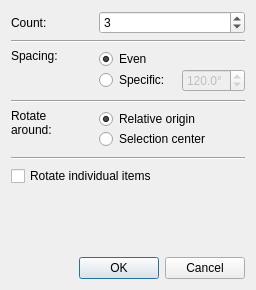
<?xml version="1.0" encoding="UTF-8"?>
<ui version="4.0">
 <class>CircularPatternDialog</class>
 <widget class="QDialog" name="CircularPatternDialog">
  <property name="geometry">
   <rect>
    <x>0</x>
    <y>0</y>
    <width>256</width>
    <height>290</height>
   </rect>
  </property>
  <property name="windowTitle">
   <string>Circular pattern</string>
  </property>
  <layout class="QVBoxLayout" name="verticalLayout_3">
   <property name="spacing">
    <number>6</number>
   </property>
   <item>
    <layout class="QGridLayout" name="gridLayout">
     <property name="horizontalSpacing">
      <number>12</number>
     </property>
     <property name="verticalSpacing">
      <number>6</number>
     </property>
     <item row="0" column="1">
      <widget class="QSpinBox" name="copies">
       <property name="sizePolicy">
        <sizepolicy hsizetype="Expanding" vsizetype="Fixed">
         <horstretch>0</horstretch>
         <verstretch>0</verstretch>
        </sizepolicy>
       </property>
       <property name="toolTip">
        <string>Count includes the original</string>
       </property>
       <property name="minimum">
        <number>2</number>
       </property>
       <property name="maximum">
        <number>36</number>
       </property>
       <property name="value">
        <number>3</number>
       </property>
      </widget>
     </item>
     <item row="0" column="0">
      <widget class="QLabel" name="label_2">
       <property name="text">
        <string>Count:</string>
       </property>
       <property name="margin">
        <number>2</number>
       </property>
      </widget>
     </item>
     <item row="2" column="0">
      <widget class="QLabel" name="label_3">
       <property name="text">
        <string>Spacing:</string>
       </property>
       <property name="alignment">
        <set>Qt::AlignLeading|Qt::AlignLeft|Qt::AlignTop</set>
       </property>
       <property name="margin">
        <number>2</number>
       </property>
      </widget>
     </item>
     <item row="4" column="0">
      <widget class="QLabel" name="label">
       <property name="text">
        <string>Rotate around:</string>
       </property>
       <property name="alignment">
        <set>Qt::AlignLeading|Qt::AlignLeft|Qt::AlignTop</set>
       </property>
       <property name="wordWrap">
        <bool>true</bool>
       </property>
       <property name="margin">
        <number>2</number>
       </property>
      </widget>
     </item>
     <item row="2" column="1">
      <widget class="QWidget" name="widget_5" native="true">
       <layout class="QGridLayout" name="gridLayout_2">
        <property name="leftMargin">
         <number>0</number>
        </property>
        <property name="topMargin">
         <number>0</number>
        </property>
        <property name="rightMargin">
         <number>0</number>
        </property>
        <property name="bottomMargin">
         <number>2</number>
        </property>
        <property name="horizontalSpacing">
         <number>12</number>
        </property>
        <property name="verticalSpacing">
         <number>0</number>
        </property>
        <item row="2" column="1">
         <widget class="QDoubleSpinBox" name="spacing">
          <property name="enabled">
           <bool>false</bool>
          </property>
          <property name="sizePolicy">
           <sizepolicy hsizetype="Expanding" vsizetype="Fixed">
            <horstretch>0</horstretch>
            <verstretch>0</verstretch>
           </sizepolicy>
          </property>
          <property name="toolTip">
           <string>Positive is clockwise</string>
          </property>
          <property name="suffix">
           <string>°</string>
          </property>
          <property name="decimals">
           <number>1</number>
          </property>
          <property name="minimum">
           <double>-360.000000000000000</double>
          </property>
          <property name="maximum">
           <double>360.000000000000000</double>
          </property>
          <property name="singleStep">
           <double>10.000000000000000</double>
          </property>
          <property name="stepType">
           <enum>QAbstractSpinBox::DefaultStepType</enum>
          </property>
          <property name="value">
           <double>120.000000000000000</double>
          </property>
         </widget>
        </item>
        <item row="0" column="0">
         <widget class="QRadioButton" name="spacingEven">
          <property name="toolTip">
           <string>Divide the circle evenly</string>
          </property>
          <property name="text">
           <string>Even</string>
          </property>
          <property name="checked">
           <bool>true</bool>
          </property>
         </widget>
        </item>
        <item row="2" column="0">
         <widget class="QRadioButton" name="spacingSpecific">
          <property name="text">
           <string>Specific:</string>
          </property>
         </widget>
        </item>
       </layout>
      </widget>
     </item>
     <item row="1" column="0" colspan="2">
      <widget class="Line" name="line">
       <property name="orientation">
        <enum>Qt::Horizontal</enum>
       </property>
      </widget>
     </item>
     <item row="4" column="1">
      <widget class="QWidget" name="widget" native="true">
       <layout class="QVBoxLayout" name="verticalLayout">
        <property name="spacing">
         <number>0</number>
        </property>
        <property name="leftMargin">
         <number>0</number>
        </property>
        <property name="topMargin">
         <number>0</number>
        </property>
        <property name="rightMargin">
         <number>0</number>
        </property>
        <property name="bottomMargin">
         <number>2</number>
        </property>
        <item>
         <widget class="QRadioButton" name="aroundOrigin">
          <property name="text">
           <string>Relative origin</string>
          </property>
          <property name="checked">
           <bool>true</bool>
          </property>
         </widget>
        </item>
        <item>
         <widget class="QRadioButton" name="aroundCenter">
          <property name="text">
           <string>Selection center</string>
          </property>
         </widget>
        </item>
       </layout>
      </widget>
     </item>
     <item row="3" column="0" colspan="2">
      <widget class="Line" name="line_3">
       <property name="orientation">
        <enum>Qt::Horizontal</enum>
       </property>
      </widget>
     </item>
    </layout>
   </item>
   <item>
    <widget class="Line" name="line_2">
     <property name="orientation">
      <enum>Qt::Horizontal</enum>
     </property>
    </widget>
   </item>
   <item>
    <widget class="QCheckBox" name="individual">
     <property name="text">
      <string>Rotate individual items</string>
     </property>
    </widget>
   </item>
   <item>
    <spacer name="verticalSpacer">
     <property name="orientation">
      <enum>Qt::Vertical</enum>
     </property>
     <property name="sizeHint" stdset="0">
      <size>
       <width>20</width>
       <height>40</height>
      </size>
     </property>
    </spacer>
   </item>
   <item>
    <widget class="QDialogButtonBox" name="buttonBox">
     <property name="orientation">
      <enum>Qt::Horizontal</enum>
     </property>
     <property name="standardButtons">
      <set>QDialogButtonBox::Cancel|QDialogButtonBox::Ok</set>
     </property>
    </widget>
   </item>
  </layout>
 </widget>
 <resources/>
 <connections>
  <connection>
   <sender>buttonBox</sender>
   <signal>accepted()</signal>
   <receiver>CircularPatternDialog</receiver>
   <slot>accept()</slot>
   <hints>
    <hint type="sourcelabel">
     <x>227</x>
     <y>241</y>
    </hint>
    <hint type="destinationlabel">
     <x>157</x>
     <y>260</y>
    </hint>
   </hints>
  </connection>
  <connection>
   <sender>buttonBox</sender>
   <signal>rejected()</signal>
   <receiver>CircularPatternDialog</receiver>
   <slot>reject()</slot>
   <hints>
    <hint type="sourcelabel">
     <x>295</x>
     <y>247</y>
    </hint>
    <hint type="destinationlabel">
     <x>286</x>
     <y>260</y>
    </hint>
   </hints>
  </connection>
  <connection>
   <sender>spacingSpecific</sender>
   <signal>toggled(bool)</signal>
   <receiver>spacing</receiver>
   <slot>setEnabled(bool)</slot>
   <hints>
    <hint type="sourcelabel">
     <x>77</x>
     <y>102</y>
    </hint>
    <hint type="destinationlabel">
     <x>189</x>
     <y>98</y>
    </hint>
   </hints>
  </connection>
 </connections>
</ui>
